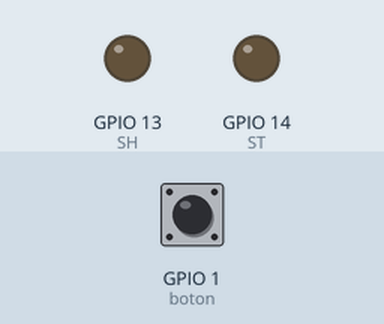
Simulated run of this sketch. Board: ESP32. Parts: output pins drawn as LEDs (lit = HIGH). Inputs (shaded band) come from the test bench; at power-on: GPIO 1 (boton) LOW. Pins used as bus, display or sensor lines are not drawn.

Above: at 1.2 s.
1.3 s: GPIO 1 (boton) pulled HIGH for 0.15 s
At 2.5 s:
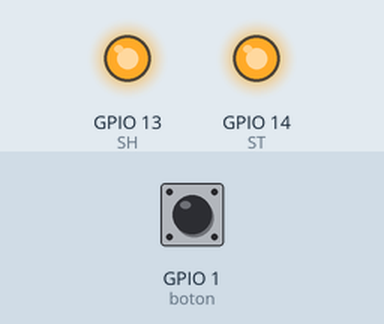
Timing chart, 0 to 4.3 s (numbered marks = the images above; inputs shaded):
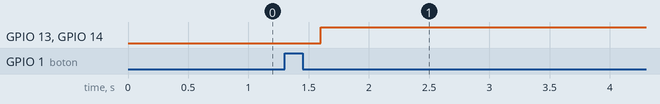

Measured:
- after the input at 1.3 s, GPIO 13 (SH), GPIO 14 (ST): LOW → HIGH after 0.30 s

The sketch:

Prueba_de_shift_register.ino
```cpp
int boton = 1;
int SH = 13;
int ST = 14;
int DS = 26;
int OE = 27;
int pul = 0;

void setup() {
  pinMode(SH, OUTPUT);
  pinMode(ST, OUTPUT);
  pinMode(DS, OUTPUT);
  pinMode(OE, OUTPUT);
  pinMode(boton, INPUT);

}

void loop() {
  if (digitalRead(boton) == HIGH) {
    pul = pul + 1;
    delay(300);
  }
  if (pul == 1) {
    digitalWrite(DS, HIGH);
    digitalWrite(SH, HIGH);
    digitalWrite(ST, HIGH);
    digitalWrite(OE, HIGH);
    digitalWrite(DS, HIGH);
    digitalWrite(DS, HIGH);
    digitalWrite(DS, HIGH);
    digitalWrite(DS, HIGH);
    digitalWrite(DS, HIGH);
    digitalWrite(DS, HIGH);
    digitalWrite(DS, HIGH);
    digitalWrite(DS, HIGH);
  }
  else if (pul == 10) {
    pul = 0;
  }
}
```
